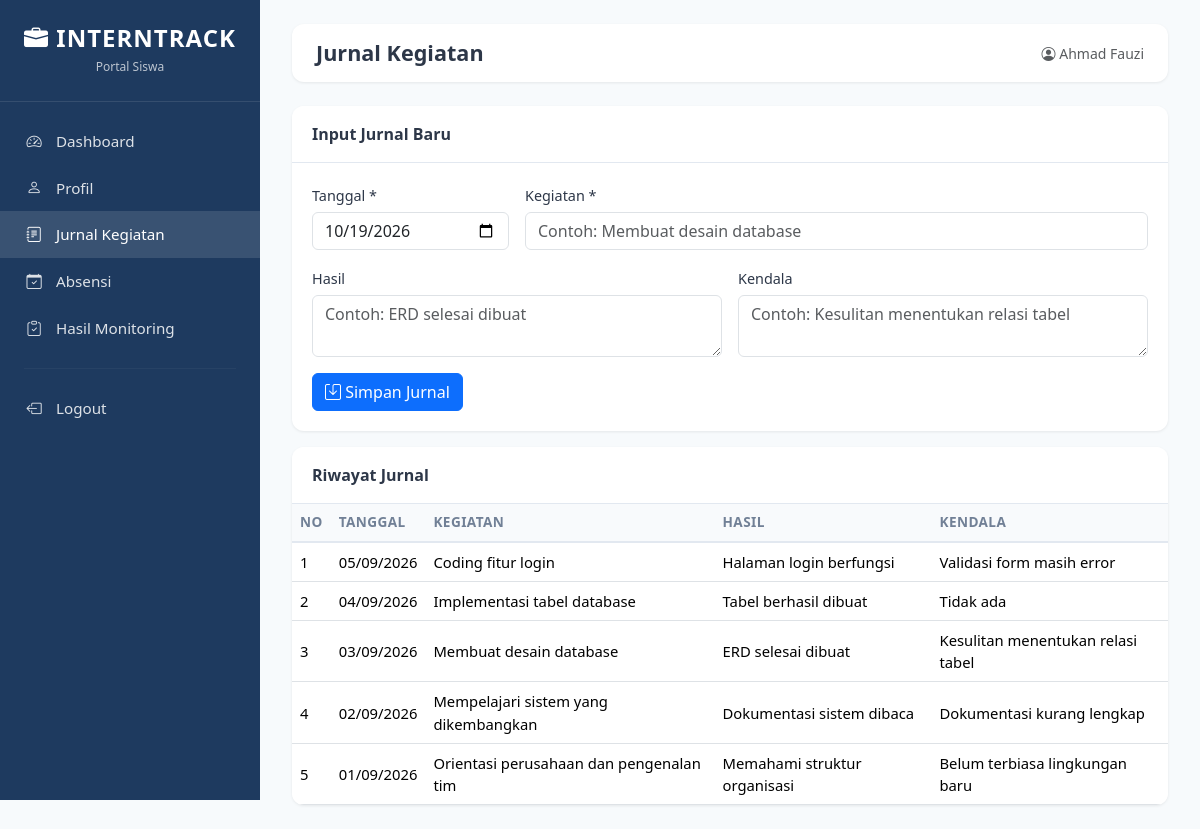
/siswa/jurnal.php (signed in), run on the app's committed database.
### tables this page shows
CREATE TABLE jurnal (
    id INT AUTO_INCREMENT PRIMARY KEY,
    siswa_id INT NOT NULL,
    tanggal DATE NOT NULL,
    kegiatan TEXT NOT NULL,
    hasil TEXT DEFAULT NULL,
    kendala TEXT DEFAULT NULL,
    created_at TIMESTAMP DEFAULT CURRENT_TIMESTAMP,
    FOREIGN KEY (siswa_id) REFERENCES siswa(id) ON DELETE CASCADE
);

### config/auth.php (called while the page is built, shortened)
<?php
function currentUser() {
    return [
        'id'         => $_SESSION['user_id'] ?? null,
        'username'   => $_SESSION['username'] ?? null,
        'role'       => $_SESSION['role'] ?? null,
        'related_id' => $_SESSION['related_id'] ?? null,
        'nama'       => $_SESSION['nama'] ?? null,
    ];
}
?>

### siswa/jurnal.php (the view, shortened to what this page needs)
<?php
require_once __DIR__ . '/includes/header.php';
$conn = getConnection();
$siswa_id = (int)$user['related_id'];
$data = $conn->query("SELECT * FROM jurnal WHERE siswa_id=$siswa_id ORDER BY tanggal DESC");
?>
<div class="card-custom mb-3">
    <div class="card-header">Input Jurnal Baru</div>
    <div class="card-body">
        <form method="POST">
            <div class="row g-3">
                <div class="col-md-3"><label class="form-label">Tanggal *</label><input type="date" name="tanggal" class="form-control" value="<?= date('Y-m-d') ?>" required></div>
                <div class="col-md-9"><label class="form-label">Kegiatan *</label><input type="text" name="kegiatan" class="form-control" placeholder="Contoh: Membuat desain database" required></div>
                <div class="col-md-6"><label class="form-label">Hasil</label><textarea name="hasil" class="form-control" rows="2" placeholder="Contoh: ERD selesai dibuat"></textarea></div>
                <div class="col-md-6"><label class="form-label">Kendala</label><textarea name="kendala" class="form-control" rows="2" placeholder="Contoh: Kesulitan menentukan relasi tabel"></textarea></div>
                <div class="col-12"><button type="submit" class="btn btn-primary"><i class="bi bi-save"></i> Simpan Jurnal</button></div>
            </div>
        </form>
    </div>
</div>
<div class="card-custom">
    <div class="card-header">Riwayat Jurnal</div>
    <div class="card-body p-0">
        <table class="table table-custom table-hover mb-0">
            <thead><tr><th>No</th><th>Tanggal</th><th>Kegiatan</th><th>Hasil</th><th>Kendala</th></tr></thead>
            <tbody>
            <?php $no=1; while($r=$data->fetch_assoc()): ?>
                <tr>
                    <td><?= $no++ ?></td>
                    <td><?= date('d/m/Y', strtotime($r['tanggal'])) ?></td>
                    <td><?= htmlspecialchars($r['kegiatan']) ?></td>
                    <td><?= htmlspecialchars($r['hasil'] ?? '-') ?></td>
                    <td><?= htmlspecialchars($r['kendala'] ?? '-') ?></td>
                </tr>
            <?php endwhile; ?>
            </tbody>
        </table>
    </div>
</div>
<?php require_once __DIR__ . '/includes/footer.php'; ?>

### assets/css/style.css (style rules this page uses)
:root { --primary: #1e3a5f; --primary-light: #2c5282; --accent: #3182ce; --success: #38a169; --warning: #d69e2e; --danger: #e53e3e; --bg: #f7fafc; --text: #2d3748; --muted: #718096; }
* { box-sizing: border-box; margin: 0; padding: 0; }
body { font-family: 'Segoe UI', system-ui, sans-serif; background: var(--bg); color: var(--text); min-height: 100vh; }
.card-custom { background: #fff; border-radius: 12px; box-shadow: 0 1px 3px rgba(0,0,0,.08); overflow: hidden; }
.card-custom .card-header { background: #fff; border-bottom: 1px solid #e2e8f0; padding: 1rem 1.25rem; font-weight: 600; }
.card-custom .card-body { padding: 1.25rem; }
.table-custom { margin: 0; }
.table-custom thead th { background: #f8fafc; font-weight: 600; font-size: .85rem; text-transform: uppercase; letter-spacing: .03em; color: var(--muted); border-bottom: 2px solid #e2e8f0; }
.table-custom td { vertical-align: middle; font-size: .925rem; }
.form-label { font-weight: 500; font-size: .9rem; margin-bottom: .35rem; }

### data on the page
jurnal: tanggal "05/09/2026", kegiatan "Coding fitur login", hasil "Halaman login berfungsi", kendala "Validasi form masih error"
jurnal: tanggal "04/09/2026", kegiatan "Implementasi tabel database", hasil "Tabel berhasil dibuat", kendala "Tidak ada"
jurnal: tanggal "03/09/2026", kegiatan "Membuat desain database", hasil "ERD selesai dibuat", kendala "Kesulitan menentukan relasi tabel"
jurnal: tanggal "02/09/2026", kegiatan "Mempelajari sistem yang dikembangkan", hasil "Dokumentasi sistem dibaca", kendala "Dokumentasi kurang lengkap"
jurnal: tanggal "01/09/2026", kegiatan "Orientasi perusahaan dan pengenalan tim", hasil "Memahami struktur organisasi", kendala "Belum terbiasa lingkungan baru"

### other printed values
$page_title "Jurnal Kegiatan"
$user['nama'] "Ahmad Fauzi"
